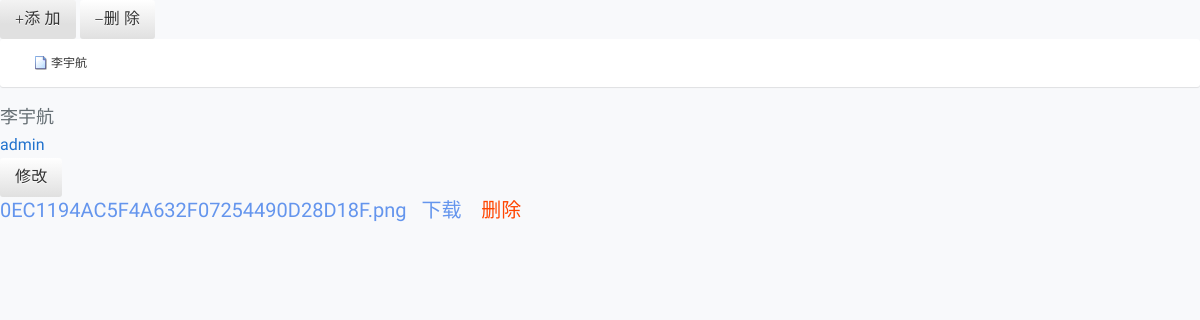
Page /Tree/node/1/ on the earlier database version.
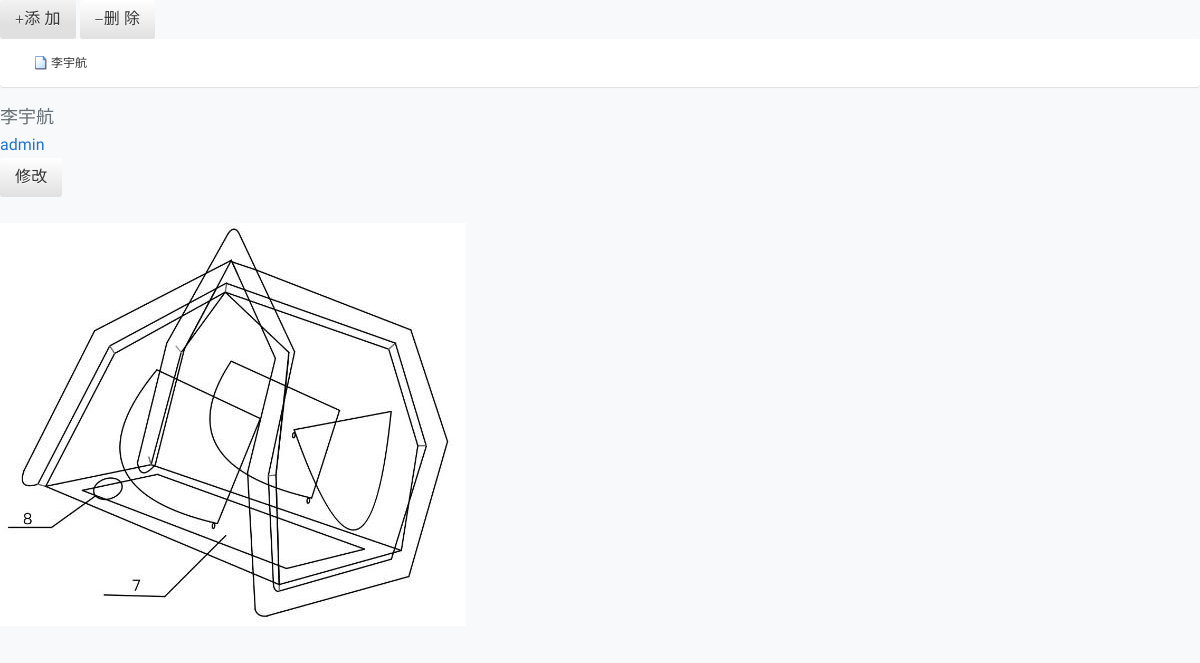
Same page on the later database version.
### Tree/models.py (models this page shows, shortened)
class Department(models.Model):
    name = models.CharField(max_length=128, unique=False, verbose_name='名称')
    parent = models.ForeignKey('self', on_delete=models.CASCADE, db_constraint=False,
                               null=True, blank=True, verbose_name='父部门')
    class Meta:
        verbose_name = '路径树'
        verbose_name_plural = verbose_name #复数形式

class Node(models.Model):
    author = models.ForeignKey(User, related_name='nodes', verbose_name='回答者', on_delete=models.CASCADE)
    department = models.ForeignKey(Department, verbose_name='节点', related_name='node', on_delete=models.CASCADE)
    body =MDTextField('正文', default='')   #这样后台可以使用Markdown编辑器
    tags = models.ManyToManyField(Tag, verbose_name='标签', blank=True)
    class Meta:
        verbose_name = '叶子节点'
        verbose_name_plural = verbose_name

class NodeFile(models.Model):
    File = models.FileField('文件路径', null=True, upload_to=get_file_upload_path, default='')
    File_name = models.CharField('文件名', null=True, default='', max_length=128)
    node = models.ForeignKey('Node', related_name="file", on_delete=models.CASCADE)
    department = models.ForeignKey(Department, verbose_name='节点', null=True, default='', related_name='file', on_delete=models.CASCADE)
    class Meta:
        verbose_name = '上传文件'
        verbose_name_plural = verbose_name  # 复数形式

### Tree/views.py (the view)
# urls.py: path('node/<department_id>/', views.node_detail, name='node'),
def node_detail(request, department_id):
    department = Department.objects.get(id=department_id)
    user = request.user
    if not department.node.filter():
        nodedata = {"department": department, "author": user}
        Node.objects.create(**nodedata)
        pass
    node = department.node.get()
    _nodefile = department.file.filter()
    md = markdown.Markdown(extensions=[
        'markdown.extensions.extra',
        'markdown.extensions.codehilite',
        'markdown.extensions.toc',
        TocExtension(slugify=slugify),
    ])
    node.body = md.convert(node.body.replace("\r\n",' \n'))
    m = re.search(r'<div class="toc">\s*<ul>(.*)</ul>\s*</div>', md.toc, re.S)
    node.toc = m.group(1) if m is not None else ' '
    mList = Department.objects.all()   #tree information
    _data = [
        {
            'id': x.id,
            'name': x.name,
            'pId': x.parent.id if x.parent else 0,
            'open': 1
        } for x in mList
    ]
    return render(request, 'content_node.html', context={'user': user, 'department': department, 'node': node,
                                                                  'data':_data, 'nodefile':_nodefile })

### Tree/templates/content_node.html (shortened to what this page needs)
{% extends "tree.html" %}
{% load static %}
{% block node %}
<h4>{{department.name}}</h4>
    <div class="entry-meta">
      <span class="post-author"><a href="#">{{ node.author }}</a></span>
    </div>
<a href="modify/"><button class="btn btn-default ">修改</button></a>
{% for nodefile in nodefile %}
{% if nodefile.pk %}
<div>
<a href="{% url  'tree:download_file' department_id=nodefile.department_id pk=nodefile.pk %}" style="color : cornflowerblue; font-size: 20px">{{nodefile.File_name}}  &nbsp; 下载 </a>
<a href="{% url  'tree:delete_file' department_id=nodefile.department_id pk=nodefile.pk %}" style="color : orangered; font-size: 20px"> &nbsp;&nbsp; 删除 </a>
</div>
{% endif %}
{% endfor %}
<article class=" post-{{ node.pk }}">
  <div class="entry-content clearfix">
    <br />
   {{ node.body|safe }}
  </div>
</article>
{% endblock node %}

### Tree/templates/tree.html (shortened to what this page needs)
{% load static %}
<!DOCTYPE html>
<html>
<head>
    <link rel="stylesheet" href="{% static 'css/bootstrap.min.css' %}">
    <link rel="stylesheet" href="/static/css/toastr.min.css">
    <link rel="stylesheet" href="/static/css/AdminLTE.min.css">
    <link rel="stylesheet" href="/static/css/AdminLTE_all-skins.min.css">
    <link rel="stylesheet" href="{% static 'css/bootstrap.css' %}">
    <link rel="stylesheet" href="{% static 'css/bootstrap-theme.css' %}">
    <link rel="stylesheet" href="{% static 'css/style.css' %}">
    <link rel="stylesheet" href="{% static 'css/main.css' %}">
    {% block css %}
        <link href="{% static 'css/zTreeStyle/zTreeStyle.css' %}" rel="stylesheet">
    {% endblock %}
    <link rel="stylesheet" href="{% static 'css/local.google.fonts.css' %}">
</head>
<div class="wrapper">
    {% block breadcrumb %}
        <button class="btn btn-default" onclick="createForm()">
            <span class="glyphicon glyphicon-plus"></span> 添 加
        </button>
    <button class="btn btn-default" onclick="deleteForm()">
            <span class="glyphicon glyphicon-minus"></span> 删 除
        </button>
    {% endblock %}
    {% block content %}
        <div class="row">
            <div class="col-md-12">
                <div class="box box-widget">
                    <div class="box-body">
                        <ul id="treeDemo" class="ztree"></ul>
                    </div>
                </div>
            </div>
        </div>
    {% endblock %}
        {% block node %}
    {% endblock node %}
</div>
</html>

### Tree/static/css/zTreeStyle/zTreeStyle.css (style rules this page uses)
.ztree { margin:0; padding:5px; color:#333 }

Differences in the rows shown:
removed NodeFile: File_name "0EC1194AC5F4A632F07254490D28D18F.png"
changed Node "admin": body: picture added
